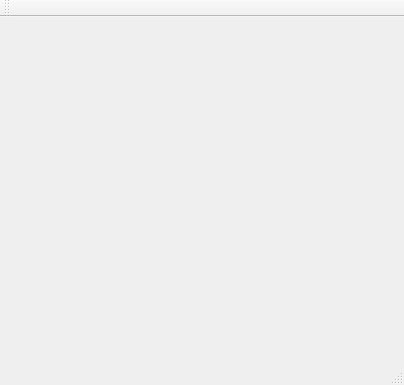
<?xml version="1.0" encoding="UTF-8"?>
<ui version="4.0">
 <class>MainWindow</class>
 <widget class="QMainWindow" name="MainWindow">
  <property name="geometry">
   <rect>
    <x>0</x>
    <y>0</y>
    <width>404</width>
    <height>385</height>
   </rect>
  </property>
  <property name="windowTitle">
   <string>MainWindow</string>
  </property>
  <widget class="QWidget" name="centralWidget">
   <widget class="QWidget" name="gridLayoutWidget">
    <property name="geometry">
     <rect>
      <x>30</x>
      <y>30</y>
      <width>341</width>
      <height>281</height>
     </rect>
    </property>
    <layout class="QGridLayout" name="gridLayout"/>
   </widget>
  </widget>
  <widget class="QMenuBar" name="menuBar">
   <property name="geometry">
    <rect>
     <x>0</x>
     <y>0</y>
     <width>404</width>
     <height>21</height>
    </rect>
   </property>
  </widget>
  <widget class="QToolBar" name="mainToolBar">
   <attribute name="toolBarArea">
    <enum>TopToolBarArea</enum>
   </attribute>
   <attribute name="toolBarBreak">
    <bool>false</bool>
   </attribute>
  </widget>
  <widget class="QStatusBar" name="statusBar"/>
 </widget>
 <layoutdefault spacing="6" margin="11"/>
 <resources/>
 <connections/>
</ui>
